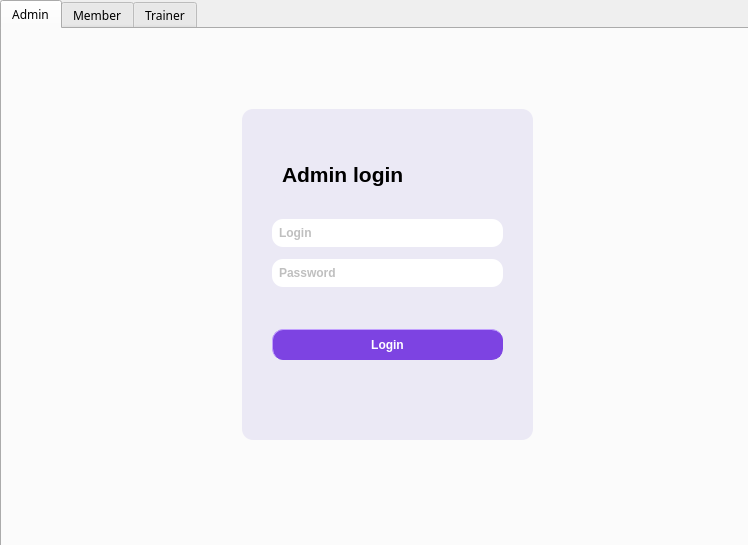
<?xml version="1.0" encoding="UTF-8"?>
<ui version="4.0">
 <class>GymAppQtClass</class>
 <widget class="QMainWindow" name="GymAppQtClass">
  <property name="geometry">
   <rect>
    <x>0</x>
    <y>0</y>
    <width>748</width>
    <height>545</height>
   </rect>
  </property>
  <property name="windowTitle">
   <string>GymAppQt</string>
  </property>
  <widget class="QWidget" name="centralWidget">
   <widget class="QTabWidget" name="tabWidget">
    <property name="geometry">
     <rect>
      <x>0</x>
      <y>0</y>
      <width>811</width>
      <height>571</height>
     </rect>
    </property>
    <property name="minimumSize">
     <size>
      <width>441</width>
      <height>261</height>
     </size>
    </property>
    <property name="font">
     <font>
      <family>Segoe UI Semibold</family>
     </font>
    </property>
    <property name="tabPosition">
     <enum>QTabWidget::North</enum>
    </property>
    <property name="currentIndex">
     <number>0</number>
    </property>
    <property name="BOol " stdset="0">
     <string/>
    </property>
    <widget class="QWidget" name="Admin_tab">
     <property name="styleSheet">
      <string notr="true">background: url(C:/Users/youssef albali/OneDrive/Desktop/SEM4/CP4/0f2c9051-gr12-repo/Project/GymAppQt/background.png)</string>
     </property>
     <attribute name="title">
      <string>Admin</string>
     </attribute>
     <widget class="QWidget" name="widget" native="true">
      <property name="geometry">
       <rect>
        <x>240</x>
        <y>80</y>
        <width>291</width>
        <height>331</height>
       </rect>
      </property>
      <property name="styleSheet">
       <string notr="true">background: #EBE9F5;
border-radius: 11px;

</string>
      </property>
      <widget class="QPushButton" name="Login_button_ad">
       <property name="geometry">
        <rect>
         <x>30</x>
         <y>220</y>
         <width>231</width>
         <height>31</height>
        </rect>
       </property>
       <property name="font">
        <font>
         <family>Segoe UI</family>
         <bold>true</bold>
        </font>
       </property>
       <property name="styleSheet">
        <string notr="true">border-style: outset ; 
border-radius: 11px;
border-color:  #7D43E2;
border-width: 1px;
background-color: #7D43E2;
color: #FFFFFF;</string>
       </property>
       <property name="text">
        <string>Login</string>
       </property>
      </widget>
      <widget class="QLineEdit" name="password_input_ad">
       <property name="geometry">
        <rect>
         <x>30</x>
         <y>150</y>
         <width>231</width>
         <height>28</height>
        </rect>
       </property>
       <property name="font">
        <font>
         <family>Segoe UI</family>
         <bold>true</bold>
         <strikeout>false</strikeout>
        </font>
       </property>
       <property name="styleSheet">
        <string notr="true">border-radius: 11px;
border-width: 1px;
background-color: #FFFFFF;
color: #7F7F7F;
padding: 5px;</string>
       </property>
       <property name="text">
        <string/>
       </property>
       <property name="placeholderText">
        <string>Password</string>
       </property>
      </widget>
      <widget class="QLineEdit" name="login_input_ad">
       <property name="geometry">
        <rect>
         <x>30</x>
         <y>110</y>
         <width>231</width>
         <height>28</height>
        </rect>
       </property>
       <property name="font">
        <font>
         <family>Segoe UI</family>
         <bold>true</bold>
        </font>
       </property>
       <property name="styleSheet">
        <string notr="true">border-radius: 11px;
border-width: 1px;
background-color: #FFFFFF;
color: #7F7F7F;
padding: 5px;</string>
       </property>
       <property name="text">
        <string/>
       </property>
       <property name="placeholderText">
        <string>Login</string>
       </property>
      </widget>
      <widget class="QLabel" name="label_3">
       <property name="geometry">
        <rect>
         <x>40</x>
         <y>40</y>
         <width>191</width>
         <height>51</height>
        </rect>
       </property>
       <property name="font">
        <font>
         <family>Segoe UI</family>
         <pointsize>16</pointsize>
         <bold>true</bold>
        </font>
       </property>
       <property name="text">
        <string>Admin login</string>
       </property>
      </widget>
     </widget>
    </widget>
    <widget class="QWidget" name="Member_tab">
     <property name="styleSheet">
      <string notr="true">background: url(C:/Users/youssef albali/OneDrive/Desktop/SEM4/CP4/0f2c9051-gr12-repo/Project/GymAppQt/background.png)</string>
     </property>
     <attribute name="title">
      <string>Member</string>
     </attribute>
     <widget class="QWidget" name="widget_4" native="true">
      <property name="geometry">
       <rect>
        <x>240</x>
        <y>80</y>
        <width>291</width>
        <height>331</height>
       </rect>
      </property>
      <property name="styleSheet">
       <string notr="true">background: #EBE9F5;
border-radius: 11px;

</string>
      </property>
      <widget class="QPushButton" name="Login_button_mb">
       <property name="geometry">
        <rect>
         <x>30</x>
         <y>220</y>
         <width>231</width>
         <height>31</height>
        </rect>
       </property>
       <property name="font">
        <font>
         <family>Segoe UI</family>
         <bold>true</bold>
        </font>
       </property>
       <property name="styleSheet">
        <string notr="true">border-style: outset ; 
border-radius: 11px;
border-color:  #7D43E2;
border-width: 1px;
background-color: #7D43E2;
color: #FFFFFF;</string>
       </property>
       <property name="text">
        <string>Login</string>
       </property>
      </widget>
      <widget class="QPushButton" name="to_register_button">
       <property name="geometry">
        <rect>
         <x>50</x>
         <y>260</y>
         <width>201</width>
         <height>31</height>
        </rect>
       </property>
       <property name="font">
        <font>
         <family>Segoe UI Semibold</family>
         <bold>false</bold>
        </font>
       </property>
       <property name="styleSheet">
        <string notr="true">border: none;
color: #7D43E2;</string>
       </property>
       <property name="text">
        <string>Register to the gym </string>
       </property>
      </widget>
      <widget class="QLineEdit" name="login_input_mb">
       <property name="geometry">
        <rect>
         <x>30</x>
         <y>110</y>
         <width>231</width>
         <height>28</height>
        </rect>
       </property>
       <property name="font">
        <font>
         <family>Segoe UI</family>
         <bold>true</bold>
        </font>
       </property>
       <property name="styleSheet">
        <string notr="true">border-radius: 11px;
border-width: 1px;
background-color: #FFFFFF;
color: #7F7F7F;
padding: 5px;</string>
       </property>
       <property name="text">
        <string/>
       </property>
       <property name="placeholderText">
        <string>Login</string>
       </property>
      </widget>
      <widget class="QLineEdit" name="password_input_mb">
       <property name="geometry">
        <rect>
         <x>30</x>
         <y>150</y>
         <width>231</width>
         <height>28</height>
        </rect>
       </property>
       <property name="font">
        <font>
         <family>Segoe UI</family>
         <bold>true</bold>
        </font>
       </property>
       <property name="styleSheet">
        <string notr="true">border-radius: 11px;
border-width: 1px;
background-color: #FFFFFF;
color: #7F7F7F;
padding: 5px;</string>
       </property>
       <property name="text">
        <string/>
       </property>
       <property name="placeholderText">
        <string>Password</string>
       </property>
      </widget>
      <widget class="QLabel" name="label_8">
       <property name="geometry">
        <rect>
         <x>30</x>
         <y>40</y>
         <width>191</width>
         <height>51</height>
        </rect>
       </property>
       <property name="font">
        <font>
         <family>Segoe UI</family>
         <pointsize>16</pointsize>
         <bold>true</bold>
        </font>
       </property>
       <property name="text">
        <string>Member login </string>
       </property>
      </widget>
     </widget>
    </widget>
    <widget class="QWidget" name="Trainer_tab">
     <property name="styleSheet">
      <string notr="true">background: url(C:/Users/youssef albali/OneDrive/Desktop/SEM4/CP4/0f2c9051-gr12-repo/Project/GymAppQt/background.png)</string>
     </property>
     <attribute name="title">
      <string>Trainer</string>
     </attribute>
     <widget class="QWidget" name="widget_3" native="true">
      <property name="geometry">
       <rect>
        <x>240</x>
        <y>80</y>
        <width>291</width>
        <height>331</height>
       </rect>
      </property>
      <property name="styleSheet">
       <string notr="true">background: #EBE9F5;
border-radius: 11px;

</string>
      </property>
      <widget class="QPushButton" name="Login_button_tr">
       <property name="geometry">
        <rect>
         <x>30</x>
         <y>220</y>
         <width>231</width>
         <height>31</height>
        </rect>
       </property>
       <property name="font">
        <font>
         <family>Segoe UI</family>
         <bold>true</bold>
        </font>
       </property>
       <property name="styleSheet">
        <string notr="true">border-style: outset ; 
border-radius: 11px;
border-color:  #7D43E2;
border-width: 1px;
background-color: #7D43E2;
color: #FFFFFF;</string>
       </property>
       <property name="text">
        <string>Login</string>
       </property>
      </widget>
      <widget class="QLineEdit" name="login_input_tr">
       <property name="geometry">
        <rect>
         <x>30</x>
         <y>110</y>
         <width>231</width>
         <height>28</height>
        </rect>
       </property>
       <property name="font">
        <font>
         <family>Segoe UI</family>
         <bold>true</bold>
        </font>
       </property>
       <property name="styleSheet">
        <string notr="true">border-radius: 11px;
border-width: 1px;
background-color: #FFFFFF;
color: #7F7F7F;
padding: 5px;</string>
       </property>
       <property name="text">
        <string/>
       </property>
       <property name="placeholderText">
        <string>Login</string>
       </property>
      </widget>
      <widget class="QLineEdit" name="password_input_tr">
       <property name="geometry">
        <rect>
         <x>30</x>
         <y>150</y>
         <width>231</width>
         <height>28</height>
        </rect>
       </property>
       <property name="font">
        <font>
         <family>Segoe UI</family>
         <bold>true</bold>
        </font>
       </property>
       <property name="styleSheet">
        <string notr="true">border-radius: 11px;
border-width: 1px;
background-color: #FFFFFF;
color: #7F7F7F;
padding: 5px;</string>
       </property>
       <property name="text">
        <string/>
       </property>
       <property name="placeholderText">
        <string>Password</string>
       </property>
      </widget>
      <widget class="QLabel" name="label_7">
       <property name="geometry">
        <rect>
         <x>40</x>
         <y>40</y>
         <width>191</width>
         <height>51</height>
        </rect>
       </property>
       <property name="font">
        <font>
         <family>Segoe UI</family>
         <pointsize>16</pointsize>
         <bold>true</bold>
        </font>
       </property>
       <property name="text">
        <string>Trainer login </string>
       </property>
      </widget>
     </widget>
    </widget>
   </widget>
  </widget>
 </widget>
 <layoutdefault spacing="6" margin="11"/>
 <resources>
  <include location="GymAppQt.qrc"/>
  <include location="MyRrecourses.qrc"/>
 </resources>
 <connections/>
</ui>
